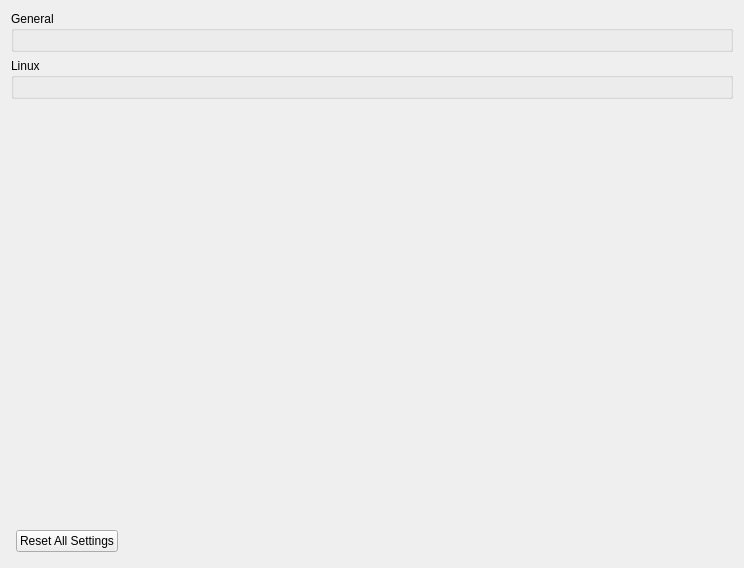
<?xml version="1.0" encoding="UTF-8"?>
<ui version="4.0">
 <class>ConfigureGeneral</class>
 <widget class="QWidget" name="ConfigureGeneral">
  <property name="geometry">
   <rect>
    <x>0</x>
    <y>0</y>
    <width>744</width>
    <height>568</height>
   </rect>
  </property>
  <property name="windowTitle">
   <string>Form</string>
  </property>
  <property name="accessibleName">
   <string>General</string>
  </property>
  <layout class="QHBoxLayout" name="HorizontalLayout">
   <item>
    <layout class="QVBoxLayout" name="VerticalLayout">
     <item>
      <widget class="QGroupBox" name="GeneralGroupBox">
       <property name="title">
        <string>General</string>
       </property>
       <layout class="QHBoxLayout" name="GeneralHorizontalLayout">
        <item>
         <widget class="QWidget" name="general_widget" native="true">
          <layout class="QVBoxLayout" name="GeneralVerticalLayout">
           <property name="leftMargin">
            <number>0</number>
           </property>
           <property name="topMargin">
            <number>0</number>
           </property>
           <property name="rightMargin">
            <number>0</number>
           </property>
           <property name="bottomMargin">
            <number>0</number>
           </property>
          </layout>
         </widget>
        </item>
       </layout>
      </widget>
     </item>
     <item>
      <widget class="QGroupBox" name="LinuxGroupBox">
       <property name="title">
        <string>Linux</string>
       </property>
       <layout class="QVBoxLayout" name="LinuxVerticalLayout_1">
        <item>
         <widget class="QWidget" name="linux_widget" native="true">
          <layout class="QVBoxLayout" name="LinuxVerticalLayout_2">
           <property name="leftMargin">
            <number>0</number>
           </property>
           <property name="topMargin">
            <number>0</number>
           </property>
           <property name="rightMargin">
            <number>0</number>
           </property>
           <property name="bottomMargin">
            <number>0</number>
           </property>
          </layout>
         </widget>
        </item>
       </layout>
      </widget>
     </item>
     <item>
      <spacer name="verticalSpacer">
       <property name="orientation">
        <enum>Qt::Vertical</enum>
       </property>
       <property name="sizeHint" stdset="0">
        <size>
         <width>20</width>
         <height>40</height>
        </size>
       </property>
      </spacer>
     </item>
     <item>
      <layout class="QHBoxLayout" name="layout_reset">
       <property name="spacing">
        <number>6</number>
       </property>
       <property name="leftMargin">
        <number>5</number>
       </property>
       <property name="topMargin">
        <number>5</number>
       </property>
       <property name="rightMargin">
        <number>5</number>
       </property>
       <property name="bottomMargin">
        <number>5</number>
       </property>
       <item>
        <widget class="QPushButton" name="button_reset_defaults">
         <property name="text">
          <string>Reset All Settings</string>
         </property>
        </widget>
       </item>
       <item>
        <spacer name="spacer_reset">
         <property name="orientation">
          <enum>Qt::Horizontal</enum>
         </property>
         <property name="sizeHint" stdset="0">
          <size>
           <width>40</width>
           <height>20</height>
          </size>
         </property>
        </spacer>
       </item>
      </layout>
     </item>
    </layout>
   </item>
  </layout>
 </widget>
 <resources/>
 <connections/>
</ui>
